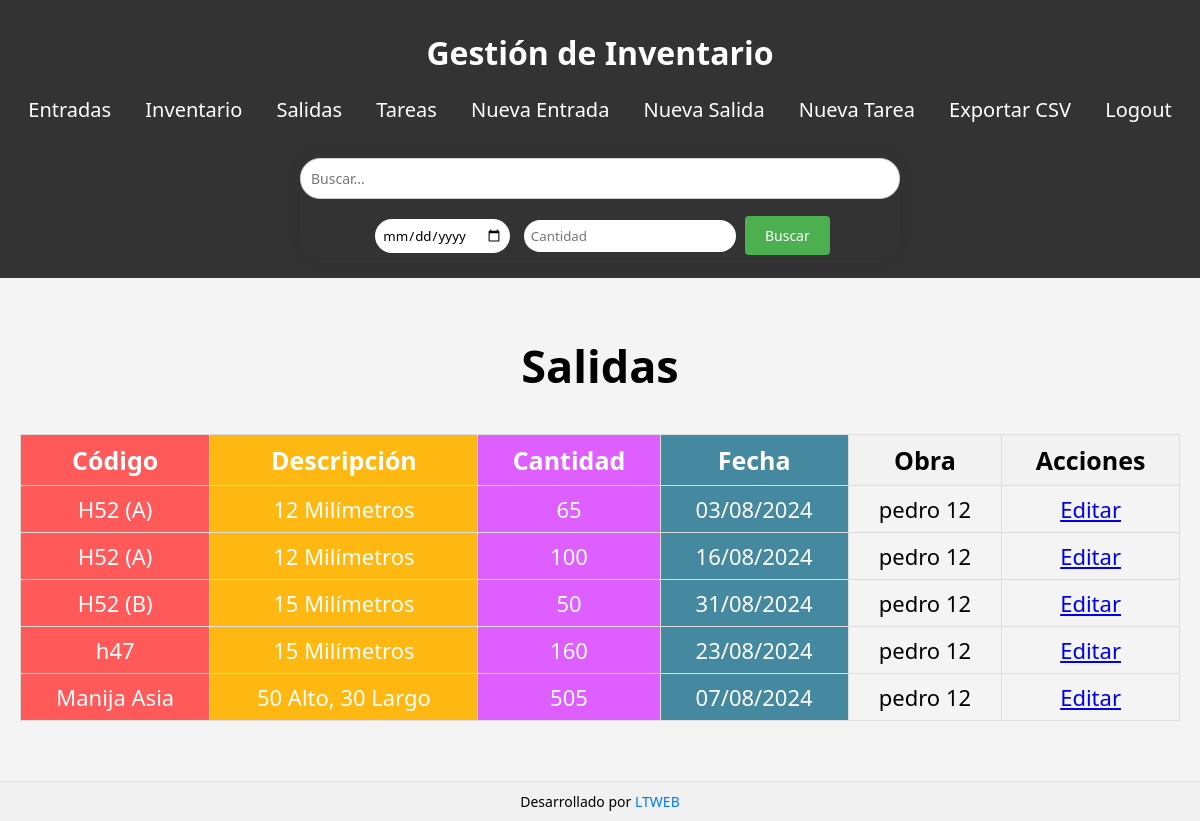
Before: /salidas/ (signed in) with the older database file.
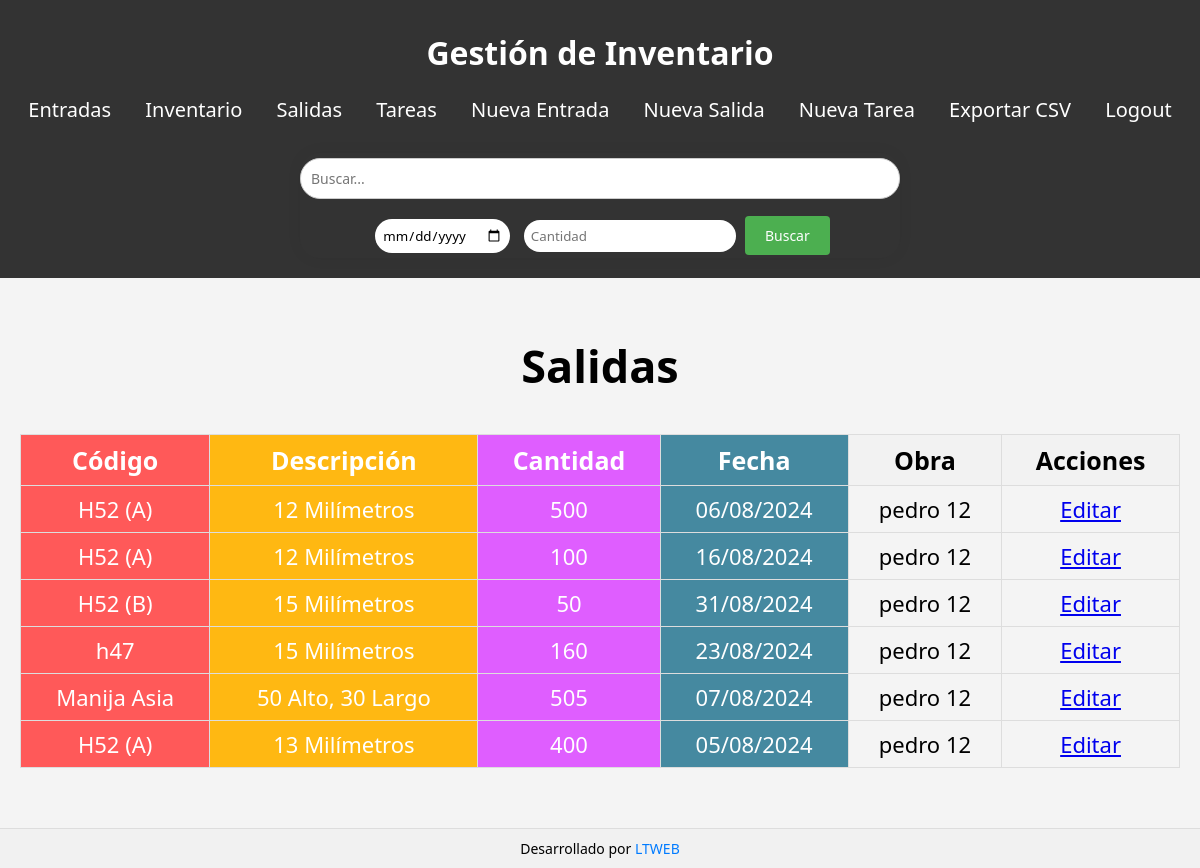
After: the same page with the newer database file.
### core/models.py (models this page shows, shortened)
class Salida(models.Model):
    codigo = models.CharField(max_length=50)
    descripcion = models.TextField()
    cantidad = models.IntegerField()
    fecha = models.DateField()
    obra = models.CharField(max_length=100)

### core/views.py (the view)
# urls.py: path('salidas/', salida_list, name='salida_list'),
@login_required
def salida_list(request):
    query = request.GET.get('q')
    if query:
        salidas = Salida.objects.filter(Q(codigo__icontains=query) | Q(descripcion__icontains=query))
    else:
        salidas = Salida.objects.all()
    return render(request, 'core/salida_list.html', {'salidas': salidas, 'query': query})

### core/templates/core/salida_list.html
{% extends "base_generic.html" %}
{% block content %}
  <h2>Salidas</h2>
  <table>
    <thead>
      <tr>
        <th class="codigo_salida">Código</th>
        <th class="descripcion_salida">Descripción</th>
        <th class="cantidad_salida">Cantidad</th>
        <th class="fecha_salida">Fecha</th>
        <th>Obra</th>
        {% if user.is_staff %}
          <th>Acciones</th>
        {% endif %}
      </tr>
    </thead>
    <tbody>
      {% for salida in salidas %}
        <tr>
          <td class="codigo_salida">{{ salida.codigo }}</td>
          <td class="descripcion_salida">{{ salida.descripcion }}</td>
          <td class="cantidad_salida">{{ salida.cantidad }}</td>
          <td class="fecha_salida">{{ salida.fecha|date:"d/m/Y" }}</td>
          <td>{{ salida.obra }}</td>
          {% if user.is_staff %}
            <td>
              <a href="{% url 'salida_edit' salida.pk %}">Editar</a>
            </td>
          {% endif %}
        </tr>
      {% endfor %}
    </tbody>
  </table>
{% endblock %}

Changed rows visible on the page:
changed Salida (number 1 of 6 on the later page): cantidad "65" → "500"; fecha "03/08/2024" → "06/08/2024"
added Salida: codigo "H52 (A)", descripcion "13 Milímetros", cantidad "400", fecha "05/08/2024", obra "pedro 12"
